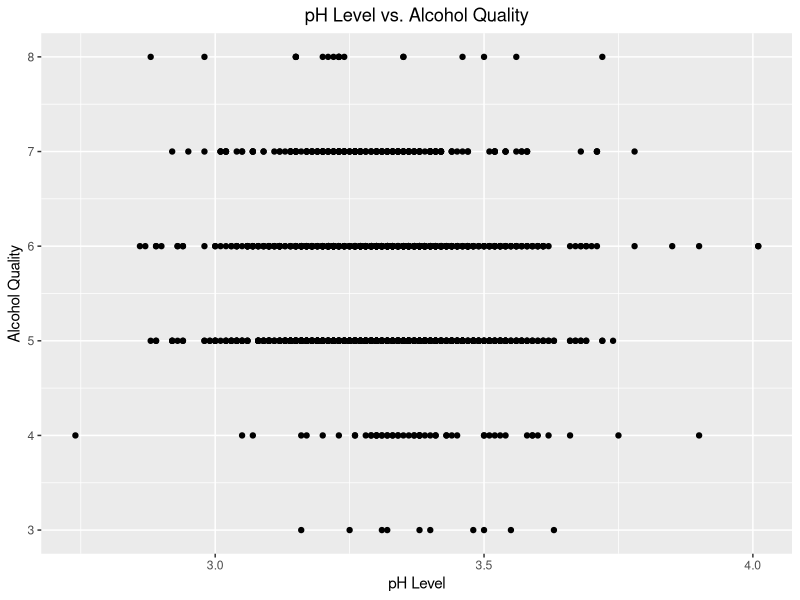
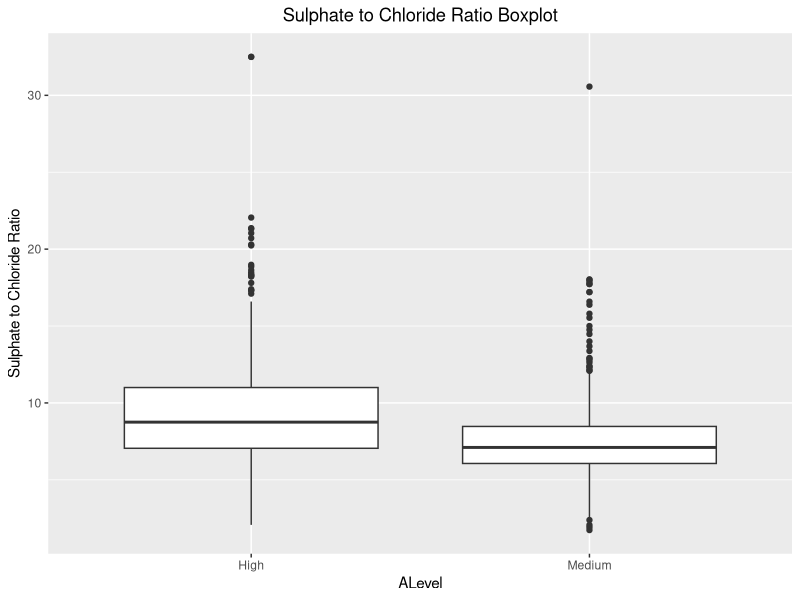
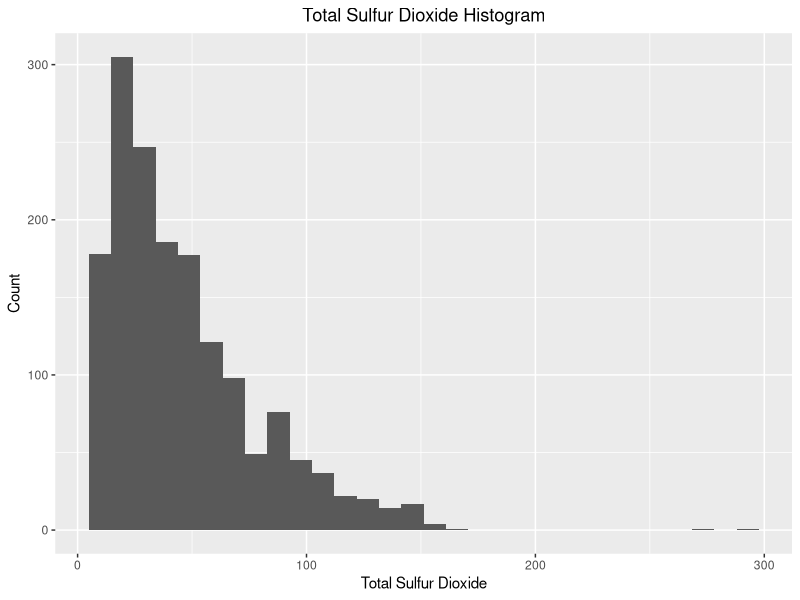
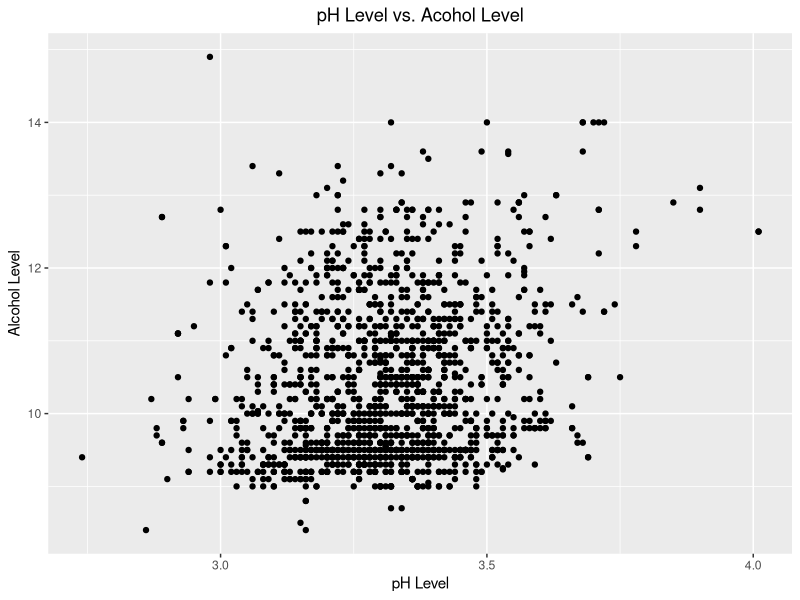
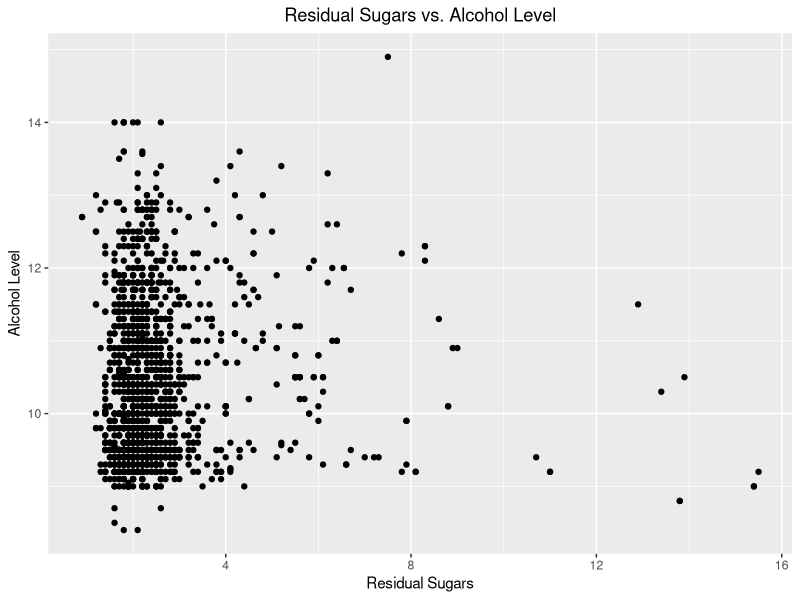
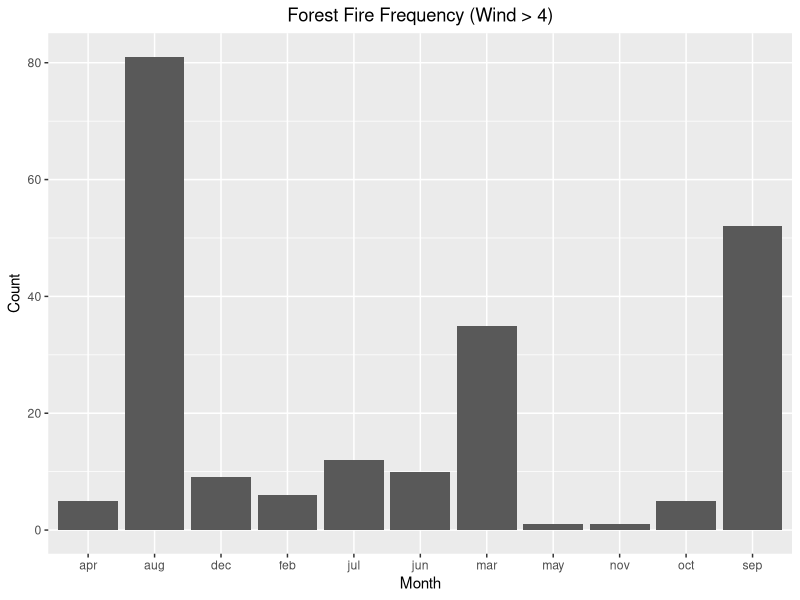
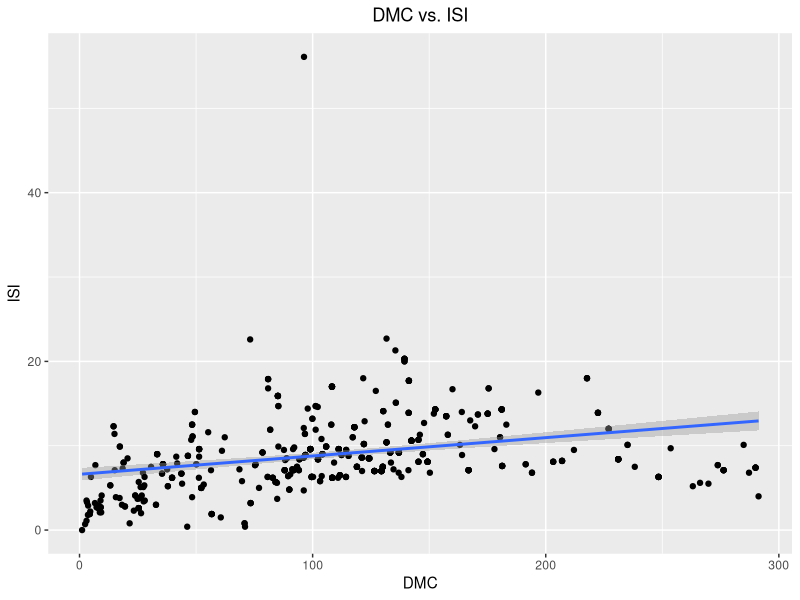

Here is the R script that generated these plots, in order:
## ---- chunk 1
redwine = read.csv("winequality-red.csv", sep = ",", header = TRUE)

summary(redwine)
## ---- chunk 2
median(redwine$quality)

mean(redwine$alcohol)
## ---- chunk 3
library(ggplot2)
ggplot(redwine, aes(x = pH, y = quality)) + 
  geom_point() +  
  labs(x = "pH Level", y = "Alcohol Quality", title = "pH Level vs. Alcohol Quality") +
  theme(plot.title = element_text(hjust = 0.5))
## ---- chunk 4
redwine$ALevel = " "
for (i in redwine$alcohol)
{
  if (i > 10.2)
    redwine$ALevel[which(redwine$alcohol == i)] = "High"
  else
    redwine$ALevel[which(redwine$alcohol == i)] = "Medium"
}

str(redwine)
## ---- chunk 5
sulphate_to_chloride = redwine$sulphates / redwine$chlorides
redwine$ALevel = as.factor(redwine$ALevel)
ggplot(redwine, aes(x = ALevel, y = sulphate_to_chloride)) + 
  geom_boxplot() + 
  labs(y = "Sulphate to Chloride Ratio", title = "Sulphate to Chloride Ratio Boxplot") + 
  theme(plot.title = element_text(hjust = 0.5))
## ---- chunk 6
sum(redwine$ALevel == "High")
## ---- chunk 7
ggplot(redwine, aes(x = total_sulfur_dioxide)) +
  geom_histogram() + 
  labs(x = "Total Sulfur Dioxide", y = "Count", title = "Total Sulfur Dioxide Histogram") +
  theme(plot.title = element_text(hjust = 0.5))
## ---- chunk 8
ggplot(redwine, aes(x = pH, y = alcohol)) + 
  geom_point() +
  labs(x = "pH Level", y = "Alcohol Level", title = "pH Level vs. Acohol Level") +
  theme(plot.title = element_text(hjust = 0.5))
## ---- chunk 9
ggplot(redwine, aes(x = residual_sugar, y = alcohol)) + 
  geom_point() +
  labs(x = "Residual Sugars", y = "Alcohol Level", title = "Residual Sugars vs. Alcohol Level") +
  theme(plot.title = element_text(hjust = 0.5))
## ---- chunk 10
forest_fires = read.csv("forestfires.csv", sep = ",", header = TRUE)
forest_fires$DC = as.integer(forest_fires$DC)
summary(forest_fires)
## ---- chunk 11
predictor_r = c("X min", "X max", "Y min", "Y max", "FFMC min", "FFMC max", "DMC min", "DMC max", "DC min", "DC max",
                "ISI min", "ISI max", "temp min", "temp max", "RH min", "RH max", "wind min", "wind max", "rain min", 
                "rain max", "area min", "area max")

range = c(range(forest_fires$X), range(forest_fires$Y), range(forest_fires$FFMC), range(forest_fires$DMC), 
          range(forest_fires$DC), range(forest_fires$ISI), range(forest_fires$temp), range(forest_fires$RH),
          range(forest_fires$wind), range(forest_fires$rain), range(forest_fires$area))
ranges = data.frame(predictor_r, range)


predictor = c("X", "Y", "FFMC", "DMC", "DC", "ISI", "temp", "RH", "wind", "rain", "area")

mean = c(mean(forest_fires$X), mean(forest_fires$Y), mean(forest_fires$FFMC), mean(forest_fires$DMC), 
         mean(forest_fires$DC), mean(forest_fires$ISI), mean(forest_fires$temp), mean(forest_fires$RH),
         mean(forest_fires$wind), mean(forest_fires$rain), mean(forest_fires$area))
means = data.frame(predictor, mean)

standard_deviation = c(sd(forest_fires$X), sd(forest_fires$Y), sd(forest_fires$FFMC), sd(forest_fires$DMC), 
                       sd(forest_fires$DC), sd(forest_fires$ISI), sd(forest_fires$temp), sd(forest_fires$RH),
                       sd(forest_fires$wind), sd(forest_fires$rain), sd(forest_fires$area))
stand_devs = data.frame(predictor, standard_deviation)

str(ranges)
str(means)
str(stand_devs)
## ---- chunk 12
week = c(sum(forest_fires$day == "mon"), sum(forest_fires$day == "tue"), sum(forest_fires$day == "wed"),
         sum(forest_fires$day == "thu"), sum(forest_fires$day == "fri"), sum(forest_fires$day == "sat"),
         sum(forest_fires$day == "sun"))

week
## ---- chunk 13
new_range = c(range(forest_fires$X[c(1:39, 81:517)]), range(forest_fires$Y[c(1:39, 81:517)]), 
              range(forest_fires$FFMC[c(1:39, 81:517)]), range(forest_fires$DMC[c(1:39, 81:517)]), 
              range(forest_fires$DC[c(1:39, 81:517)]), range(forest_fires$ISI[c(1:39, 81:517)]), 
              range(forest_fires$temp[c(1:39, 81:517)]), range(forest_fires$RH[c(1:39, 81:517)]),
              range(forest_fires$wind[c(1:39, 81:517)]), range(forest_fires$rain[c(1:39, 81:517)]), 
              range(forest_fires$area[c(1:39, 81:517)]))
new_ranges = data.frame(predictor_r, new_range)

new_mean = c(mean(forest_fires$X[c(1:39, 81:517)]), mean(forest_fires$Y[c(1:39, 81:517)]), 
             mean(forest_fires$FFMC[c(1:39, 81:517)]), mean(forest_fires$DMC[c(1:39, 81:517)]), 
             mean(forest_fires$DC[c(1:39, 81:517)]), mean(forest_fires$ISI[c(1:39, 81:517)]), 
             mean(forest_fires$temp[c(1:39, 81:517)]), mean(forest_fires$RH[c(1:39, 81:517)]),
             mean(forest_fires$wind[c(1:39, 81:517)]), mean(forest_fires$rain[c(1:39, 81:517)]), 
             mean(forest_fires$area[c(1:39, 81:517)]))
new_means = data.frame(predictor, new_mean)

new_standard_deviation = c(sd(forest_fires$X[c(1:39, 81:517)]), sd(forest_fires$Y[c(1:39, 81:517)]), 
                           sd(forest_fires$FFMC[c(1:39, 81:517)]), sd(forest_fires$DMC[c(1:39, 81:517)]), 
                           sd(forest_fires$DC[c(1:39, 81:517)]), sd(forest_fires$ISI[c(1:39, 81:517)]), 
                           sd(forest_fires$temp[c(1:39, 81:517)]), sd(forest_fires$RH[c(1:39, 81:517)]),
                           sd(forest_fires$wind[c(1:39, 81:517)]), sd(forest_fires$rain[c(1:39, 81:517)]), 
                           sd(forest_fires$area[c(1:39, 81:517)]))
new_stand_devs = data.frame(predictor, new_standard_deviation)

str(new_ranges)
str(new_means)
str(new_stand_devs)
## ---- chunk 14
filter_data = forest_fires[(forest_fires$wind > 4), ]$month
forest_fires_new = data.frame(filter_data)

ggplot(forest_fires_new, aes(x = filter_data)) + 
  geom_bar() + 
  labs(x = "Month", y = "Count", title = "Forest Fire Frequency (Wind > 4)") +
  theme(plot.title = element_text(hjust = 0.5))
## ---- chunk 15
ggplot(forest_fires, aes(x = DMC, y = ISI)) + 
  geom_point() + 
  labs(x = "DMC", y = "ISI", title = "DMC vs. ISI") +
  geom_smooth(method = 'lm') +
  theme(plot.title = element_text(hjust = 0.5))

correlation_matrix = matrix(0, nrow = length(forest_fires$DMC))
correlation_matrix[,1] = correlation_matrix[,1] + 1:517
correlation_matrix = cbind(correlation_matrix, forest_fires$DMC)
correlation_matrix = cbind(correlation_matrix, forest_fires$ISI)
colnames(correlation_matrix) = c("No.", "DMC", "ISI")

str(correlation_matrix)
